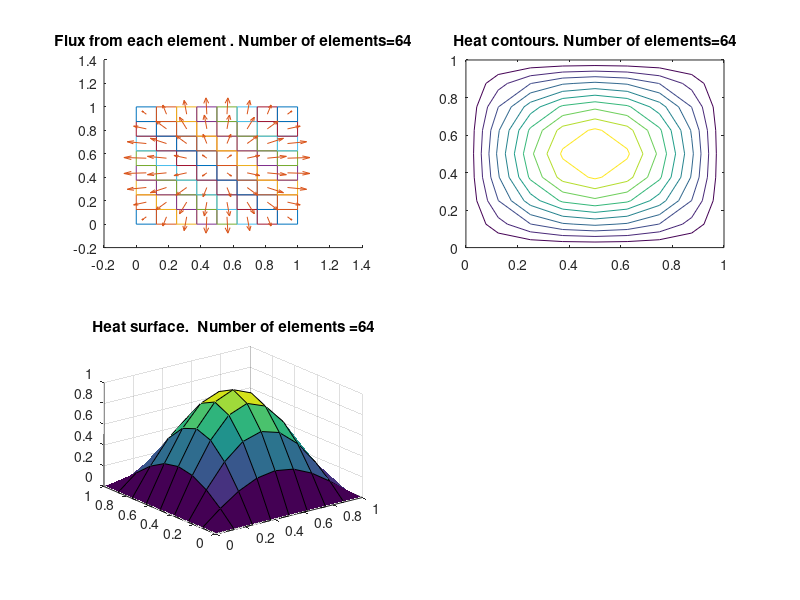

Write the MATLAB code that produced this figure.
% Number  counterclock wise.
clear;
clc;
close all;
diary('cmdwindow.txt')
diary on
kmaterial = 1; % W/degreeC
u0 =0; % value at essentail boundaries


% Let the material be copper
k = 401 ; % W/m  K

nelx = 40
nely = 30



% row is the particular elmenent, the columns represent local nodes The
% values at each position represent the global node number We are numbering
% elements counter clockwise. 1 is in the bottom left corner of each
% element as element 2

% ------------------------------------
% -- Use the 64 element option
% ------------------------------------

elementsPerRow = 8;
nodesInRow = elementsPerRow+2;

ne = elementsPerRow^2; % number of elements
nn = (elementsPerRow+1)^2; % number of nodes 

count = 1;
for j= 0:(elementsPerRow-1)       

    step=j*elementsPerRow;
    step2=j*(elementsPerRow+1);
    IEN(1+step,:) = [1+step2 2+step2 1+nodesInRow+step2 0+nodesInRow+step2];
    IEN(2+step,:) = [2+step2 3+step2 2+nodesInRow+step2 1+nodesInRow+step2];
    IEN(3+step,:) = [3+step2 4+step2 3+nodesInRow+step2 2+nodesInRow+step2];
    IEN(4+step,:) = [4+step2 5+step2 4+nodesInRow+step2 3+nodesInRow+step2];
    IEN(5+step,:) = [5+step2 6+step2 5+nodesInRow+step2 4+nodesInRow+step2];
    IEN(6+step,:) = [6+step2 7+step2 6+nodesInRow+step2 5+nodesInRow+step2];
    IEN(7+step,:) = [7+step2 8+step2 7+nodesInRow+step2 6+nodesInRow+step2];
    IEN(8+step,:) = [8+step2 9+step2 8+nodesInRow+step2 7+nodesInRow+step2];

end


XLocations=zeros((elementsPerRow+1),(elementsPerRow+1));
YLocations=zeros((elementsPerRow+1),(elementsPerRow+1));

globalPosition = zeros(nn,2);
globalPosition(1,:) = [ 0 0];
for i = 1:nn     
      column = mod(i-1,(elementsPerRow+1));
      row = floor((i-1)/(elementsPerRow+1));
      globalPosition(i,:)=[(column)/elementsPerRow (row)/elementsPerRow];

      XLocations(row+1,column+1)= globalPosition(i,1);
      YLocations(row+1, column+1) = globalPosition(i,2);
end

Essential   = [1:9    72:81    1:9:73    9:9:81 ]; 
Essential = unique(Essential);
alldofs     = [1:nn];
Free    = setdiff(alldofs,Essential);
    



 
 % List the node numbers start-end where there is flux
%listOfFluxNodes = [5 9;
%                    9 12; 12 14; 14 15; 15 13; 13 10; 10 6; 6 1];
 
     
F = zeros(nn,1);
K = zeros(nn,nn);
B_stored = zeros(ne,8);
 
% loop over the elements
for e = 1:ne
    % compute local element vector fe
    
     % loop over local node numbers to get their node global node numbers
     for j = 1:4
         % Get the node number
         coordNodeNumber = IEN(e,j);
          % get the global X,Y position of each node and put in array
          coord(j,:) = globalPosition(coordNodeNumber,:);
     end
     
     % See notes page 18 Calculate the Jacobian
     x1 = coord(1,1);
     x2 = coord(2,1);
     x3 = coord(3,1);
     x4 = coord(4,1);
     
     y1 = coord(1,2);
     y2 = coord(2,2);
     y3 = coord(3,2);
     y4 = coord(4,2);
     
     
     % Loop over the Guassian quadrature points. We will use 2 point
     % quadrature for a total of 4 points
     etaRow(1,:) = [1/sqrt(3) 1/sqrt(3) -1/sqrt(3) -1/sqrt(3)];
     zetaRow(1,:) = [1/sqrt(3) -1/sqrt(3) -1/sqrt(3) 1/sqrt(3)];
     weight = [ 1 1 1 1];
     
     ke = zeros(4,4);
     ftemp = zeros(4,4);
     btemp = zeros(2,4);
    
     for gu = 1:4
         eta = etaRow(gu);
         Zeta = zetaRow(gu);
         wght = weight(gu);
         
         % Calculate the Shape functions.
         N(1) = 1/4*(1-eta)*(1-Zeta);
         N(2) = 1/4*(1+eta)*(1-Zeta);
         N(3) = 1/4*(1+eta)*(1+Zeta);
         N(4) = 1/4*(1-eta)*(1+Zeta);
         
         % B_hat (Derivative of N1 with respect to zeta and eta)
         B_hat = 1/4*[-(1-eta) (1-eta) (1+eta) -(1+eta);
                      -(1-Zeta) -(1+Zeta) (1+Zeta) (1-Zeta)];
         
         % Calculate the Jacobian
         J=B_hat*coord;
         
         % Calculate the determinate
         J_det = det(J);
         J_transpose = transpose(J);
         J_transpose_inv = inv(J_transpose);
         
         % Form the B matrix
         B = J_transpose_inv*B_hat;
         btemp = btemp +B;
         
         tempK = transpose(B)*kmaterial*B*J_det*wght;
         
         % now calculate the m term
         % tempM = transpose(N)*10*N*J_det*wght; % 
         
         
          ke = ke + tempK;%+tempM;
         
         % ----------------------------- Now calculate the f vector
         
         % Calculate the x and y position of this guass point
        % x = N(1)*x1+N(2)*x2+N(3)*x3+N(4)*x4; y =
        % N(1)*y1+N(2)*y2+N(3)*y3+N(4)*y4;
         
         % calculate the g points
        % g(1) = sin(pi*x)*sin(pi*y);
         temp = transpose(N)*2*pi^2*N*J_det*wght; % *g??
         ftemp = ftemp+ temp;              

     end  
     B_stored(e,1:8)= btemp(1:8);
    
    % Insert the element stiffness matrix into the global.
      node = IEN(e,:);
      
      K(node,node) = K(node,node) +ke;
      
      % Now do something similar for F
     % Calculate g at the nodes of this element
     g = sin(pi*coord(:,1)).*sin(pi*coord(:,2));  
     
     % multiply by the integrated ftemp
     fe = ftemp*g;
     
     % Add the f_e element to the F global matrix
     node = IEN(e,:);
     F(node) = F(node) + fe;
     
end
 
 
K_ff = K(Free,Free);
K_fe = K(Free,Essential);
F_f = F(Free);
 
T(Free) = K_ff \ F_f;
T(Essential) = u0;
 
disp('The temperature at each node is');
T_column = [transpose(T),transpose(1:nn)]
 
 
% Calcualate the heat flux
disp('The heat flux in each element is');
 
qstored = zeros(ne,2);
qMag_stored = zeros(nn,1);
elemcenterLocations = zeros(ne,2);


subplot(2,2,1)
 


% loop over the elements
for e = 1:ne
    
    coord = zeros(3,2);
    xsum = 0;
    ysum = 0;
    % loop over local node numbers to get their node global node numbers
    for j = 1:4
        % Get the node number
        coordNodeNumber = IEN(e,j);
         % get the global X,Y position of each node and put in array
         coord(j,:) = globalPosition(coordNodeNumber,:);
         local_t(j) = T(coordNodeNumber);
         xsum = xsum+coord(j,1);
         ysum = ysum+coord(j,2);
    end
    elemcenterLocations(e,:) = [xsum/4 ysum/4];
    
    % see version 3 of notes page 13 Also, see version 5 of the notes page
    % 27
   
    eta = 0; Zeta = 0; % We are at the center, so both are zero
   
    % B_hat (Derivative of N1 with respect to zeta and eta)
     B_hat = 1/4*[-(1-eta) (1-eta) (1+eta) -(1+eta);
                  -(1-Zeta) -(1+Zeta) (1+Zeta) (1-Zeta)];

     % Calculate the Jacobian
     J=B_hat*coord;

     % Calculate the determinate
     %J_det = det(J);
     J_transpose = transpose(J);
     J_transpose_inv = inv(J_transpose);

     % Form the B matrix
     B = J_transpose_inv*B_hat;
    
    qLocal = -kmaterial*B*local_t';
    qstored(e,:) = qLocal';
    
    qMag = (qLocal(1)^2+qLocal(2)^2)^(1/2);
    qMag_stored(e) =qMag;
    
    % plot the element outline
    hold on
    coord(5,:) = coord(1,:); 
    plot(coord(:,1),coord(:,2));    
    
end

quiver(elemcenterLocations(:,1),elemcenterLocations(:,2),qstored(:,1),qstored(:,2))
%xlabel('radial distance, meters') % y-axis label
%ylabel('Height') % x-axis label
tti= strcat('Flux from each element . Number of elements=', int2str(ne));
title(tti);
hold off

q_mags = [qMag_stored,transpose(1:nn)]

subplot(2,2,2)
 TcontourMatrix = zeros((elementsPerRow+1),(elementsPerRow+1));

 
 for j = 1:(elementsPerRow+1)
     for i = 1:(elementsPerRow+1)
         TcontourMatrix(i,j) = T((j-1)*(elementsPerRow+1)+i);
     
     end
 end
 
 % plot the coutour graph
contour(XLocations,YLocations,TcontourMatrix);
tti= strcat('Heat contours. Number of elements=', int2str(ne));
title(tti);

% plot the surf graph
subplot(2,2,3)
surf(XLocations,YLocations,TcontourMatrix);

tti= strcat('Heat surface.  Number of elements =', int2str(ne));
title(tti);

diary off